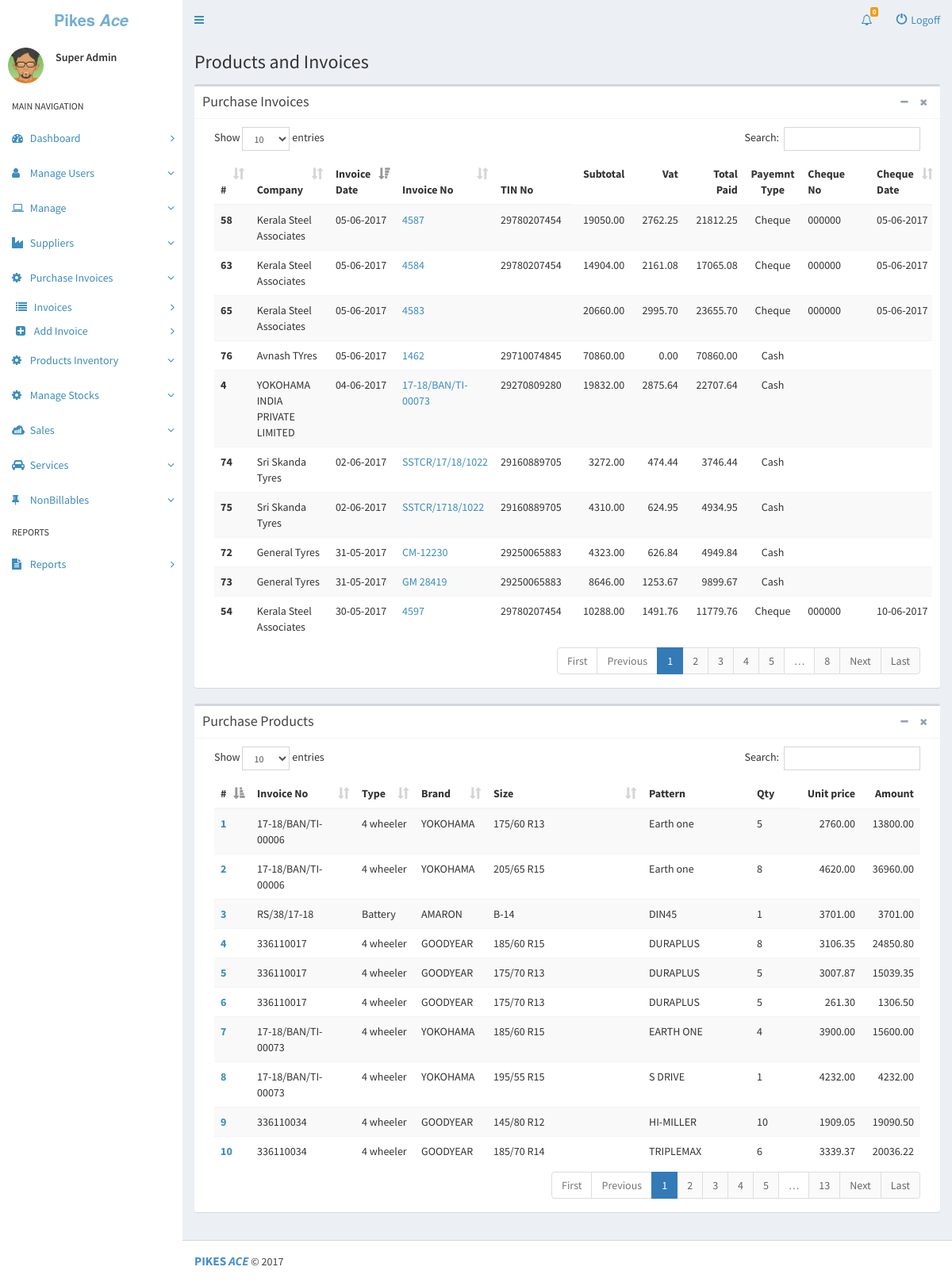
Page /pages/php/invoices.php (signed in) on the committed database.
### tables this page shows
CREATE TABLE IF NOT EXISTS `role` (
  `RoleID` int(11) NOT NULL AUTO_INCREMENT,
  `RoleName` varchar(20) DEFAULT NULL,
  PRIMARY KEY (`RoleID`)
);

CREATE TABLE IF NOT EXISTS `purchaseinvoice` (
  `InvoiceID` int(11) NOT NULL AUTO_INCREMENT,
  `InvoiceDate` date NOT NULL,
  `SupplierID` int(11) NOT NULL,
  `Company` varchar(50) NOT NULL,
  `InvoiceNumber` varchar(50) NOT NULL,
  `TinNumber` varchar(50) NOT NULL,
  `SubTotal` decimal(19,2) NOT NULL DEFAULT '0.00',
  `VatAmount` decimal(19,2) NOT NULL DEFAULT '0.00',
  `TotalPaid` decimal(19,2) NOT NULL DEFAULT '0.00',
  `PaymentType` int(11) NOT NULL,
  `ChequeNo` varchar(20) NOT NULL,
  `ChequeDate` date NOT NULL,
  `Resolved` tinyint(1) NOT NULL,
  `Notes` varchar(255) DEFAULT NULL,
  PRIMARY KEY (`InvoiceID`)
);

CREATE TABLE IF NOT EXISTS `products` (
  `ProductID` int(11) NOT NULL AUTO_INCREMENT,
  `InvoiceID` int(11) NOT NULL,
  `ProductType` int(11) NOT NULL,
  `ProductSize` varchar(50) NOT NULL,
  `ProductBrand` varchar(50) NOT NULL,
  `ProductBrandID` int(11) NOT NULL,
  `Pattern` varchar(30) NOT NULL,
  `ProductQty` int(11) NOT NULL,
  `UnitPrice` decimal(19,2) NOT NULL DEFAULT '0.00',
  `Amount` decimal(19,2) NOT NULL DEFAULT '0.00',
  PRIMARY KEY (`ProductID`)
);

CREATE TABLE IF NOT EXISTS `producttype` (
  `ProductTypeID` int(11) NOT NULL AUTO_INCREMENT,
  `ProductTypeName` varchar(50) NOT NULL,
  PRIMARY KEY (`ProductTypeID`)
);

### pages/php/invoices.php (the view, shortened to what this page needs)
<?php
require '_core.php';
if(isLogin() && isAdmin())
{
require '_header.php';
?>
<div class="content-wrapper">
  <section class="content-header" id="MainEventInfo" >
    <h1>
      <div>Products and Invoices
      <small></small></div>
    </h1>
  </section>
  <section class="content">
    <div class="box">
      <div class="box-header with-border">
        <h3 class="box-title">Purchase Invoices</h3>
        <div class="box-tools pull-right">
           <button type="button" class="btn btn-box-tool" data-widget="collapse" data-toggle="tooltip" title="Collapse">
            <i class="fa fa-minus"></i></button>
          <button type="button" class="btn btn-box-tool" data-widget="remove" data-toggle="tooltip" title="Remove">
            <i class="fa fa-times"></i></button>
        </div>
      </div>
      <div class="box-body">
        <div class="table-responsive col-sm-12" >
          <table id="invoiceTable" class="table table-striped table-hover" >
            <thead>
              <tr>
                <th>#</th>
                <th>Company</th>
                <th>Invoice Date</th>
                <th>Invoice No</th>
                <th>TIN No</th>
                <td align="right" style="font-weight:bold">Subtotal</td>
                <td align="right" style="font-weight:bold">Vat</td>
                <td align="right" style="font-weight:bold">Total Paid</td>
                 <td align="center" style="font-weight:bold">Payemnt Type</td>
                <th>Cheque No</th>
                <th>Cheque Date</th>
              </tr>
            </thead>
            <tbody>
              <?php
                $i = 0;
                $Invoices = GetInvoices();
                while ($Invoice = mysql_fetch_assoc($Invoices)) {
                  ?>
                  <tr>
                    <th><?php echo $i+=1; ?></th>
                    <td><?php echo $Invoice['Company']; ?></td>
                    <td><span hidden><?php echo $Invoice['InvoiceDate'] ?></span><?php $date = date_create($Invoice['InvoiceDate']); echo date_format($date, 'd-m-Y'); ?></td>
                    <td><?php echo '<a href="viewinvoice.php?id='. $Invoice['InvoiceID']. ' ">' . $Invoice['InvoiceNumber'] . '</a>'; ?></td>
                    <td><?php echo $Invoice['TinNumber'] ?></td>
                    <td align="right"><?php echo $Invoice['SubTotal'] ?></td>
                    <td align="right"><?php echo $Invoice['VatAmount'] ?></td>
                    <td align="right"><?php echo $Invoice['TotalPaid']; ?></td>
                    <td align="center">
                      <?php
                        if($Invoice['PaymentType'] == 3)
                          echo 'Cheque';
                        else if ($Invoice['PaymentType'] == 2)
                          echo 'Card';
                        else
                          echo 'Cash';
                      ?>
                    </td>
                    <td ><?php echo $Invoice['ChequeNo']; ?></td>
                    <td>
                      <?php
                        $chequeDate = $Invoice['ChequeDate'];
                        if ($chequeDate != '0000-00-00') {
                          $chequeDate = date_create($chequeDate);
                          echo date_format($chequeDate, 'd-m-Y');
                        }
                      ?>
                    </td>
                  </tr>
                  <?php
                  }
                  ?>
            </tbody>
          </table>
      </div>
      </div>
    </div>
    <div class="box">
      <div class="box-header with-border">
        <h3 class="box-title">Purchase Products</h3>
        <div class="box-tools pull-right">
           <button type="button" class="btn btn-box-tool" data-widget="collapse" data-toggle="tooltip" title="Collapse">
            <i class="fa fa-minus"></i></button>
          <button type="button" class="btn btn-box-tool" data-widget="remove" data-toggle="tooltip" title="Remove">
            <i class="fa fa-times"></i></button>
        </div>
      </div>
      <div class="box-body">
        <div class="table-responsive col-sm-12" >
          <table id="productsTable" class="table table-striped table-hover" >
            <thead>
              <tr>
                <th>#</th>
                <th>Invoice No</th>
                <th>Type</th>
                <th>Brand</th>
                <th>Size</th>
                <th>Pattern</th>
                <th>Qty</th>
                <td align="right" style="font-weight:bold">Unit price</td>
                <td align="right" style="font-weight:bold">Amount</td>
              </tr>
            </thead>
            <tbody>
              <?php
                $i = 0;
                $Products = GetProducts();
                while ($Product = mysql_fetch_assoc($Products)) {
                  ?>
                  <tr>
                    <th><?php echo '<a href="addproduct.php?id='. $Product['ProductID'].'">' . $i+=1  . '</a>'; ?></th>
                    <td><?php echo $Product['InvoiceNumber']; ?></td>
                    <td><?php echo $Product['ProductTypeName']; ?></td>
                    <td><?php echo $Product['ProductBrand']; ?></td>
                    <td><?php echo $Product['ProductSize'] ?></td>
                    <td><?php echo $Product['Pattern'] ?></td>
                    <td><?php echo $Product['ProductQty']; ?></td>
                    <td align="right"><?php echo $Product['UnitPrice']; ?></td>
                    <td align="right"><?php echo $Product['Amount']; ?></td>
                  </tr>
                  <?php
                }
              ?>
            </tbody>
          </table>
      </div>
      </div>
    </div>
  </section>
</div>
<?php
require '_footer.php';
}
else
{
  header('Location: ../../index.php');
}
?>

### pages/php/_core.php (shortened to what this page needs)
<?php
function isLogin() {
  if(isset($_SESSION['userName']) && !empty($_SESSION['userName'])) {
    return true;
  } else {
    return false;
  }
}
function getUserRole() {
  if(isset($_SESSION['userName']) && !empty($_SESSION['userName'])) {
    $userName = $_SESSION['userName'];
    $GetRoleName = mysql_query("SELECT r.RoleName FROM user u JOIN role r ON u.RoleID = r.RoleID WHERE u.Name = '$userName' ");
    if(mysql_num_rows($GetRoleName)==1) {
        $RoleName = mysql_fetch_assoc($GetRoleName);
        echo $RoleName['RoleName'];
    } else {
      echo "null";
    }
  } else {
    echo 'No User';
  }
}
function isAdmin() {
  $userName = $_SESSION['userName'];
  if($CheckAdmin = mysql_query("SELECT * FROM user WHERE RoleID <= '2' AND Name = '$userName' ")) {
    if(mysql_num_rows($CheckAdmin) == 1) {
      return true;
    } else {
      return false;
    }
  } else {
    return false;
  }
}
function GetInvoices(){
   if($getInvoices = mysql_query("SELECT * FROM `purchaseinvoice`")) {
    if(mysql_num_rows($getInvoices) >= 1) {
      return $getInvoices;
    }
  } else {
    return false;
  }
}
function GetProducts() {
  if($getProducts = mysql_query("SELECT p.*, pi.InvoiceNumber, pt.ProductTypeName FROM products p
      JOIN purchaseinvoice pi ON pi.InvoiceID = p.InvoiceID JOIN producttype pt ON p.ProductType = pt.ProductTypeID")) {
    if(mysql_num_rows($getProducts) >= 1) {
      return $getProducts;
    }
  } else {
    return false;
  }
}
?>

### rows in the picture
role: RoleName "Super Admin"
purchaseinvoice: i "4", Company "YOKOHAMA INDIA PRIVATE LIMITED", InvoiceDate "04-06-2017", InvoiceNumber "17-18/BAN/TI-00073", TinNumber "29270809280", SubTotal "19832.00", VatAmount "2875.64", TotalPaid "22707.64", PaymentType "Cash"
purchaseinvoice: i "54", Company "Kerala Steel Associates", InvoiceDate "30-05-2017", InvoiceNumber "4597", TinNumber "29780207454", SubTotal "10288.00", VatAmount "1491.76", TotalPaid "11779.76", PaymentType "Cheque", ChequeNo "000000", ChequeDate "10-06-2017"
purchaseinvoice: i "58", Company "Kerala Steel Associates", InvoiceDate "05-06-2017", InvoiceNumber "4587", TinNumber "29780207454", SubTotal "19050.00", VatAmount "2762.25", TotalPaid "21812.25", PaymentType "Cheque", ChequeNo "000000", ChequeDate "05-06-2017"
purchaseinvoice: i "63", Company "Kerala Steel Associates", InvoiceDate "05-06-2017", InvoiceNumber "4584", TinNumber "29780207454", SubTotal "14904.00", VatAmount "2161.08", TotalPaid "17065.08", PaymentType "Cheque", ChequeNo "000000", ChequeDate "05-06-2017"
purchaseinvoice: i "65", Company "Kerala Steel Associates", InvoiceDate "05-06-2017", InvoiceNumber "4583", SubTotal "20660.00", VatAmount "2995.70", TotalPaid "23655.70", PaymentType "Cheque", ChequeNo "000000", ChequeDate "05-06-2017"
purchaseinvoice: i "72", Company "General Tyres", InvoiceDate "31-05-2017", InvoiceNumber "CM-12230", TinNumber "29250065883", SubTotal "4323.00", VatAmount "626.84", TotalPaid "4949.84", PaymentType "Cash"
purchaseinvoice: i "73", Company "General Tyres", InvoiceDate "31-05-2017", InvoiceNumber "GM 28419", TinNumber "29250065883", SubTotal "8646.00", VatAmount "1253.67", TotalPaid "9899.67", PaymentType "Cash"
purchaseinvoice: i "74", Company "Sri Skanda Tyres", InvoiceDate "02-06-2017", InvoiceNumber "SSTCR/17/18/1022", TinNumber "29160889705", SubTotal "3272.00", VatAmount "474.44", TotalPaid "3746.44", PaymentType "Cash"
purchaseinvoice: i "75", Company "Sri Skanda Tyres", InvoiceDate "02-06-2017", InvoiceNumber "SSTCR/1718/1022", TinNumber "29160889705", SubTotal "4310.00", VatAmount "624.95", TotalPaid "4934.95", PaymentType "Cash"
purchaseinvoice: i "76", Company "Avnash TYres", InvoiceDate "05-06-2017", InvoiceNumber "1462", TinNumber "29710074845", SubTotal "70860.00", VatAmount "0.00", TotalPaid "70860.00", PaymentType "Cash"
products: i "1", InvoiceID.InvoiceNumber "17-18/BAN/TI-00006", producttype.ProductTypeName "4 wheeler", ProductBrand "YOKOHAMA", ProductSize "175/60 R13", Pattern "Earth one", ProductQty "5", UnitPrice "2760.00", Amount "13800.00"
products: i "2", InvoiceID.InvoiceNumber "17-18/BAN/TI-00006", producttype.ProductTypeName "4 wheeler", ProductBrand "YOKOHAMA", ProductSize "205/65 R15", Pattern "Earth one", ProductQty "8", UnitPrice "4620.00", Amount "36960.00"
products: i "3", InvoiceID.InvoiceNumber "RS/38/17-18", producttype.ProductTypeName "Battery", ProductBrand "AMARON", ProductSize "B-14", Pattern "DIN45", ProductQty "1", UnitPrice "3701.00", Amount "3701.00"
products: i "4", InvoiceID.InvoiceNumber "336110017", producttype.ProductTypeName "4 wheeler", ProductBrand "GOODYEAR", ProductSize "185/60 R15", Pattern "DURAPLUS", ProductQty "8", UnitPrice "3106.35", Amount "24850.80"
products: i "5", InvoiceID.InvoiceNumber "336110017", producttype.ProductTypeName "4 wheeler", ProductBrand "GOODYEAR", ProductSize "175/70 R13", Pattern "DURAPLUS", ProductQty "5", UnitPrice "3007.87", Amount "15039.35"
products: i "6", InvoiceID.InvoiceNumber "336110017", producttype.ProductTypeName "4 wheeler", ProductBrand "GOODYEAR", ProductSize "175/70 R13", Pattern "DURAPLUS", ProductQty "5", UnitPrice "261.30", Amount "1306.50"
products: i "7", InvoiceID.InvoiceNumber "17-18/BAN/TI-00073", producttype.ProductTypeName "4 wheeler", ProductBrand "YOKOHAMA", ProductSize "185/60 R15", Pattern "EARTH ONE", ProductQty "4", UnitPrice "3900.00", Amount "15600.00"
products: i "8", InvoiceID.InvoiceNumber "17-18/BAN/TI-00073", producttype.ProductTypeName "4 wheeler", ProductBrand "YOKOHAMA", ProductSize "195/55 R15", Pattern "S DRIVE", ProductQty "1", UnitPrice "4232.00", Amount "4232.00"
products: i "9", InvoiceID.InvoiceNumber "336110034", producttype.ProductTypeName "4 wheeler", ProductBrand "GOODYEAR", ProductSize "145/80 R12", Pattern "HI-MILLER", ProductQty "10", UnitPrice "1909.05", Amount "19090.50"
products: i "10", InvoiceID.InvoiceNumber "336110034", producttype.ProductTypeName "4 wheeler", ProductBrand "GOODYEAR", ProductSize "185/70 R14", Pattern "TRIPLEMAX", ProductQty "6", UnitPrice "3339.37", Amount "20036.22"
